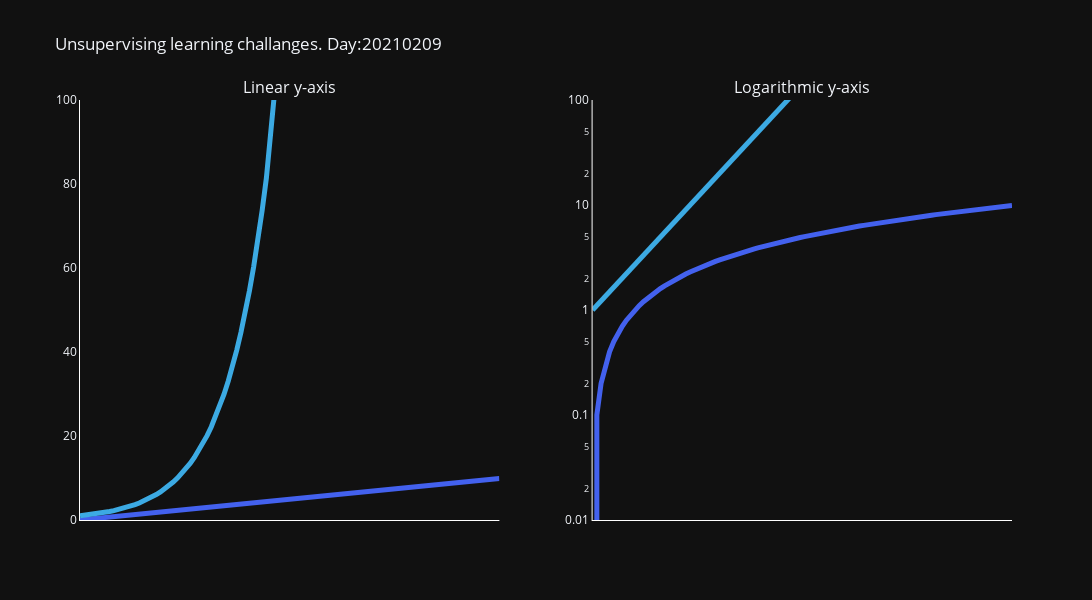

Here is the notebook cell this chart was saved with:
### Code cell
x = np.arange(0, 10, 0.1)

fig = make_subplots(
    rows=1, cols=2,
    subplot_titles=("Linear y-axis", "Logarithmic y-axis"))

fig.add_trace(go.Scatter(x=x, y=x,
                    mode='lines',
                    line=dict(color="#4361ee",width=5),
                    name='x = x'),row=1, col=1)

fig.add_trace(go.Scatter(y=[math.e**i for i in x], x=x,
                    mode='lines',
                    line=dict(color="#3CAAE3",width=5),
                    name='x=e**x'),row=1, col=1)

fig.add_trace(go.Scatter(y=x, x=x,
                    mode='lines',
                    line=dict(color="#4361ee",width=5),
                    name='x = x'),row=1, col=2)

fig.add_trace(go.Scatter(y=[math.e**i for i in x], x=x,
                    mode='lines',
                    line=dict(color="#3CAAE3",width=5),
                    name='x=e**x'),row=1, col=2)

fig.update_yaxes(
    range=[0,100], 
    showgrid=False,
    showline=True, linewidth=1, linecolor='white',
    row=1, col=1)

fig.update_xaxes(
    showticklabels=False,
    showgrid=False,
    dtick=False,
    showline=True, linewidth=1, linecolor='white',
    row=1, col=1)

fig.update_yaxes(
    type='log',
    range=[-2,2], 
    showgrid=False,
    showline=True, linewidth=1, linecolor='white',
    row=1, col=2)

fig.update_xaxes(
    showticklabels=False,
    showgrid=False,
    dtick=False,
    showline=True, linewidth=1, linecolor='white',
    row=1, col=2)

fig.update_layout(showlegend=False)


fig.update_layout(height=600, width=1200, title_text="Unsupervising learning challanges. Chapter:1")
fig.show()

### Figure 1 — Plotly figure (JSON) as saved in the notebook; plotly's stock layout.template omitted (floating-point values rounded to 4 significant figures)
{"data": [{"line": {"color": "#4361ee", "width": 5}, "mode": "lines", "name": "x = x", "type": "scatter", "x": [0, 0.1, 0.2, 0.3, 0.4, 0.5, 0.6, 0.7, 0.8, 0.9, 1, 1.1, 1.2, 1.3, 1.4, 1.5, 1.6, 1.7, 1.8, 1.9, 2, 2.1, 2.2, 2.3, 2.4, 2.5, 2.6, 2.7, 2.8, 2.9, 3, 3.1, 3.2, 3.3, 3.4, 3.5, 3.6, 3.7, 3.8, 3.9, 4, 4.1, 4.2, 4.3, 4.4, 4.5, 4.6, 4.7, 4.8, 4.9, 5, 5.1, 5.2, 5.3, 5.4, 5.5, 5.6, 5.7, 5.8, 5.9, 6, 6.1, 6.2, 6.3, 6.4, 6.5, 6.6, 6.7, 6.8, 6.9, 7, 7.1, 7.2, 7.3, 7.4, 7.5, 7.6, 7.7, 7.8, 7.9, 8, 8.1, 8.2, 8.3, 8.4, 8.5, 8.6, 8.7, 8.8, 8.9, 9, 9.1, 9.2, 9.3, 9.4, 9.5, 9.6, 9.7, 9.8, 9.9], "xaxis": "x", "y": [0, 0.1, 0.2, 0.3, 0.4, 0.5, 0.6, 0.7, 0.8, 0.9, 1, 1.1, 1.2, 1.3, 1.4, 1.5, 1.6, 1.7, 1.8, 1.9, 2, 2.1, 2.2, 2.3, 2.4, 2.5, 2.6, 2.7, 2.8, 2.9, 3, 3.1, 3.2, 3.3, 3.4, 3.5, 3.6, 3.7, 3.8, 3.9, 4, 4.1, 4.2, 4.3, 4.4, 4.5, 4.6, 4.7, 4.8, 4.9, 5, 5.1, 5.2, 5.3, 5.4, 5.5, 5.6, 5.7, 5.8, 5.9, 6, 6.1, 6.2, 6.3, 6.4, 6.5, 6.6, 6.7, 6.8, 6.9, 7, 7.1, 7.2, 7.3, 7.4, 7.5, 7.6, 7.7, 7.8, 7.9, 8, 8.1, 8.2, 8.3, 8.4, 8.5, 8.6, 8.7, 8.8, 8.9, 9, 9.1, 9.2, 9.3, 9.4, 9.5, 9.6, 9.7, 9.8, 9.9], "yaxis": "y"}, {"line": {"color": "#3CAAE3", "width": 5}, "mode": "lines", "name": "x=e**x", "type": "scatter", "x": [0, 0.1, 0.2, 0.3, 0.4, 0.5, 0.6, 0.7, 0.8, 0.9, 1, 1.1, 1.2, 1.3, 1.4, 1.5, 1.6, 1.7, 1.8, 1.9, 2, 2.1, 2.2, 2.3, 2.4, 2.5, 2.6, 2.7, 2.8, 2.9, 3, 3.1, 3.2, 3.3, 3.4, 3.5, 3.6, 3.7, 3.8, 3.9, 4, 4.1, 4.2, 4.3, 4.4, 4.5, 4.6, 4.7, 4.8, 4.9, 5, 5.1, 5.2, 5.3, 5.4, 5.5, 5.6, 5.7, 5.8, 5.9, 6, 6.1, 6.2, 6.3, 6.4, 6.5, 6.6, 6.7, 6.8, 6.9, 7, 7.1, 7.2, 7.3, 7.4, 7.5, 7.6, 7.7, 7.8, 7.9, 8, 8.1, 8.2, 8.3, 8.4, 8.5, 8.6, 8.7, 8.8, 8.9, 9, 9.1, 9.2, 9.3, 9.4, 9.5, 9.6, 9.7, 9.8, 9.9], "xaxis": "x", "y": [1, 1.105, 1.221, 1.35, 1.492, 1.649, 1.822, 2.014, 2.226, 2.46, 2.718, 3.004, 3.32, 3.669, 4.055, 4.482, 4.953, 5.474, 6.05, 6.686, 7.389, 8.166, 9.025, 9.974, 11.02, 12.18, 13.46, 14.88, 16.44, 18.17, 20.09, 22.2, 24.53, 27.11, 29.96, 33.12, 36.6, 40.45, 44.7, 49.4, 54.6, 60.34, 66.69, 73.7, 81.45, 90.02, 99.48, 109.9, 121.5, 134.3, 148.4, 164.0, 181.3, 200.3, 221.4, 244.7, 270.4, 298.9, 330.3, 365.0, 403.4, 445.9, 492.7, 544.6, 601.8, 665.1, 735.1, 812.4, 897.8, 992.3, 1097.0, 1212.0, 1339.0, 1480.0, 1636.0, 1808.0, 1998.0, 2208.0, 2441.0, 2697.0, 2981.0, 3294.0, 3641.0, 4024.0, 4447.0, 4915.0, 5432.0, 6003.0, 6634.0, 7332.0, 8103.0, 8955.0, 9897.0, 10940.0, 12090.0, 13360.0, 14760.0, 16320.0, 18030.0, 19930.0], "yaxis": "y"}, {"line": {"color": "#4361ee", "width": 5}, "mode": "lines", "name": "x = x", "type": "scatter", "x": [0, 0.1, 0.2, 0.3, 0.4, 0.5, 0.6, 0.7, 0.8, 0.9, 1, 1.1, 1.2, 1.3, 1.4, 1.5, 1.6, 1.7, 1.8, 1.9, 2, 2.1, 2.2, 2.3, 2.4, 2.5, 2.6, 2.7, 2.8, 2.9, 3, 3.1, 3.2, 3.3, 3.4, 3.5, 3.6, 3.7, 3.8, 3.9, 4, 4.1, 4.2, 4.3, 4.4, 4.5, 4.6, 4.7, 4.8, 4.9, 5, 5.1, 5.2, 5.3, 5.4, 5.5, 5.6, 5.7, 5.8, 5.9, 6, 6.1, 6.2, 6.3, 6.4, 6.5, 6.6, 6.7, 6.8, 6.9, 7, 7.1, 7.2, 7.3, 7.4, 7.5, 7.6, 7.7, 7.8, 7.9, 8, 8.1, 8.2, 8.3, 8.4, 8.5, 8.6, 8.7, 8.8, 8.9, 9, 9.1, 9.2, 9.3, 9.4, 9.5, 9.6, 9.7, 9.8, 9.9], "xaxis": "x2", "y": [0, 0.1, 0.2, 0.3, 0.4, 0.5, 0.6, 0.7, 0.8, 0.9, 1, 1.1, 1.2, 1.3, 1.4, 1.5, 1.6, 1.7, 1.8, 1.9, 2, 2.1, 2.2, 2.3, 2.4, 2.5, 2.6, 2.7, 2.8, 2.9, 3, 3.1, 3.2, 3.3, 3.4, 3.5, 3.6, 3.7, 3.8, 3.9, 4, 4.1, 4.2, 4.3, 4.4, 4.5, 4.6, 4.7, 4.8, 4.9, 5, 5.1, 5.2, 5.3, 5.4, 5.5, 5.6, 5.7, 5.8, 5.9, 6, 6.1, 6.2, 6.3, 6.4, 6.5, 6.6, 6.7, 6.8, 6.9, 7, 7.1, 7.2, 7.3, 7.4, 7.5, 7.6, 7.7, 7.8, 7.9, 8, 8.1, 8.2, 8.3, 8.4, 8.5, 8.6, 8.7, 8.8, 8.9, 9, 9.1, 9.2, 9.3, 9.4, 9.5, 9.6, 9.7, 9.8, 9.9], "yaxis": "y2"}, {"line": {"color": "#3CAAE3", "width": 5}, "mode": "lines", "name": "x=e**x", "type": "scatter", "x": [0, 0.1, 0.2, 0.3, 0.4, 0.5, 0.6, 0.7, 0.8, 0.9, 1, 1.1, 1.2, 1.3, 1.4, 1.5, 1.6, 1.7, 1.8, 1.9, 2, 2.1, 2.2, 2.3, 2.4, 2.5, 2.6, 2.7, 2.8, 2.9, 3, 3.1, 3.2, 3.3, 3.4, 3.5, 3.6, 3.7, 3.8, 3.9, 4, 4.1, 4.2, 4.3, 4.4, 4.5, 4.6, 4.7, 4.8, 4.9, 5, 5.1, 5.2, 5.3, 5.4, 5.5, 5.6, 5.7, 5.8, 5.9, 6, 6.1, 6.2, 6.3, 6.4, 6.5, 6.6, 6.7, 6.8, 6.9, 7, 7.1, 7.2, 7.3, 7.4, 7.5, 7.6, 7.7, 7.8, 7.9, 8, 8.1, 8.2, 8.3, 8.4, 8.5, 8.6, 8.7, 8.8, 8.9, 9, 9.1, 9.2, 9.3, 9.4, 9.5, 9.6, 9.7, 9.8, 9.9], "xaxis": "x2", "y": [1, 1.105, 1.221, 1.35, 1.492, 1.649, 1.822, 2.014, 2.226, 2.46, 2.718, 3.004, 3.32, 3.669, 4.055, 4.482, 4.953, 5.474, 6.05, 6.686, 7.389, 8.166, 9.025, 9.974, 11.02, 12.18, 13.46, 14.88, 16.44, 18.17, 20.09, 22.2, 24.53, 27.11, 29.96, 33.12, 36.6, 40.45, 44.7, 49.4, 54.6, 60.34, 66.69, 73.7, 81.45, 90.02, 99.48, 109.9, 121.5, 134.3, 148.4, 164.0, 181.3, 200.3, 221.4, 244.7, 270.4, 298.9, 330.3, 365.0, 403.4, 445.9, 492.7, 544.6, 601.8, 665.1, 735.1, 812.4, 897.8, 992.3, 1097.0, 1212.0, 1339.0, 1480.0, 1636.0, 1808.0, 1998.0, 2208.0, 2441.0, 2697.0, 2981.0, 3294.0, 3641.0, 4024.0, 4447.0, 4915.0, 5432.0, 6003.0, 6634.0, 7332.0, 8103.0, 8955.0, 9897.0, 10940.0, 12090.0, 13360.0, 14760.0, 16320.0, 18030.0, 19930.0], "yaxis": "y2"}], "layout": {"annotations": [{"font": {"size": 16}, "showarrow": false, "text": "Linear y-axis", "x": 0.225, "xanchor": "center", "xref": "paper", "y": 1, "yanchor": "bottom", "yref": "paper"}, {"font": {"size": 16}, "showarrow": false, "text": "Logarithmic y-axis", "x": 0.775, "xanchor": "center", "xref": "paper", "y": 1, "yanchor": "bottom", "yref": "paper"}], "height": 600, "showlegend": false, "title": {"text": "Unsupervising learning challanges. Day:20210209"}, "width": 1200, "xaxis": {"anchor": "y", "domain": [0, 0.45], "dtick": false, "linecolor": "white", "linewidth": 1, "showgrid": false, "showline": true, "showticklabels": false}, "xaxis2": {"anchor": "y2", "domain": [0.55, 1], "dtick": false, "linecolor": "white", "linewidth": 1, "showgrid": false, "showline": true, "showticklabels": false}, "yaxis": {"anchor": "x", "domain": [0, 1], "linecolor": "white", "linewidth": 1, "range": [0, 100], "showgrid": false, "showline": true}, "yaxis2": {"anchor": "x2", "domain": [0, 1], "linecolor": "white", "linewidth": 1, "range": [-2, 2], "showgrid": false, "showline": true, "type": "log"}}}
